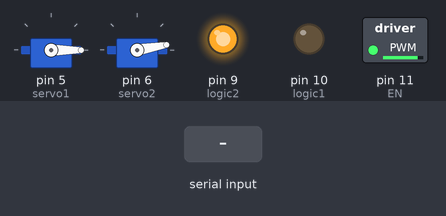
Recording of a sketch running on a simulated Arduino Uno, built with avr-gcc and run on an emulated ATmega328P. On the bench: 2 × servo, switched loads named in the sketch (green lamp = pin HIGH), output pins drawn as LEDs (lit = HIGH). Inputs (shaded band) come from the test bench.

Above: at 1.2 s.
1.3 s: "A" received over Serial
At 2.4 s:
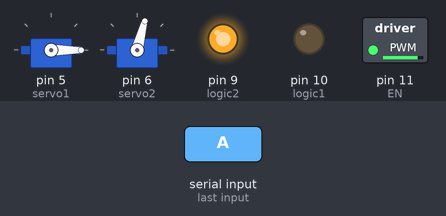
3.0 s: "B" received over Serial
At 6.2 s:
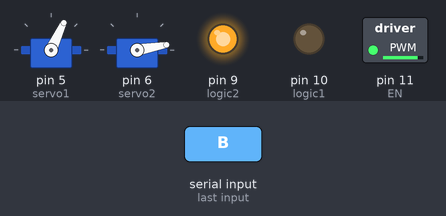
Timing chart, 0 to 9.9 s (numbered marks = the images above; inputs shaded):
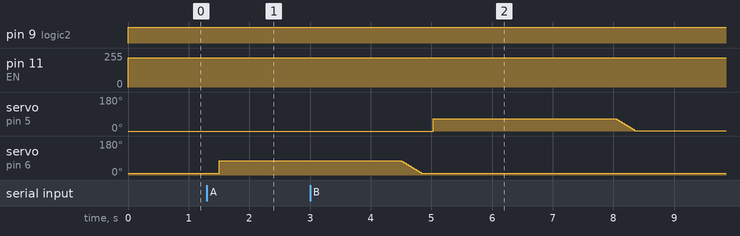

Measured:
- after the input at 1.3 s, servo on pin 6 (servo2): 10° → 75° after 0.20 s

The sketch:

connection.ino
```cpp
#include <Servo.h>

//Penamaan pin driver motor L298N
const int EN = 11;
const int logic1 = 10;
const int logic2 = 9;

//Inisialisasi nama servo sebagai servo1 dan servo2
Servo servo1;
Servo servo2;

//inisialisasi penyimpan data yang diterima dalam variabel data_masuk dengan tipe data char
char data_masuk = 'D';

void setup() {
  // initialize both serial ports:
  Serial.begin(9600);

  //instalasi pin driver motor L298N sebagai output
  pinMode(EN, OUTPUT);
  pinMode(logic1, OUTPUT);
  pinMode(logic2, OUTPUT);

  //instalasi pin pwm servo pada arduino
  servo1.attach(5);
  servo2.attach(6);

  //Normalisasi Posisi Servo
  servo1.write(0);//normal = 0, posisi tunggu = 65
  servo2.write(10);//normal = 10, posisi tunggu = 75
}

void loop() {
 //hidupkan konveyor
 motor(220);

 // membaca data serial dalam tipe data character
 while (Serial.available()>0) {
    data_masuk = Serial.read();
  }

 if(data_masuk == 'A'){servo1.write(0); delay(200); servo2.write(75); delay(3000); for(int i = 75; i>10; i--){servo2.write(i); delay(5);} data_masuk = 'D';}
 else if(data_masuk == 'B'){servo2.write(10); delay(200); servo1.write(65); delay(3000); for(int i = 65; i>0; i--){servo1.write(i); delay(5);} data_masuk = 'D';}
 else if(data_masuk == 'C'){servo1.write(0); servo2.write(10);}
}

void motor(int PWM){
  digitalWrite(logic1, LOW);
  digitalWrite(logic2, HIGH);
  analogWrite(EN, PWM);
  }
```
